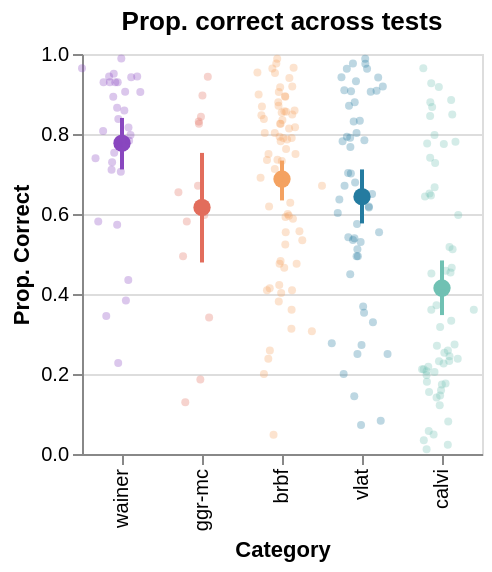

Notebook code cell kept with this figure:
### Code cell
test_order = list(assessment_color_map.keys())
test_domain_colors = list(assessment_color_map.values())

def create_test_accuracy_chart(ci_df, item_level_data, domain_order, test_domain_colors=[]):
    """ Generate chart for point estimate and confidence intervals overlayed with item level scatteplots
    """
    # Create dot+error bar plot
    chart = alt.Chart(ci_df).mark_point(filled=True, size=75, opacity=1).encode(
        x=alt.X('category:N', title='Category', scale=alt.Scale(domain=domain_order)),
        y=alt.Y('mean:Q', title='Prop. Correct'),
        color=alt.Color('category:N', scale=alt.Scale(domain=domain_order, range=test_domain_colors), legend=None),
    ) + alt.Chart(ci_df).mark_rule(strokeWidth=2).encode(
        x=alt.X('category:N'),
        y=alt.Y('ci_lower:Q'),
        y2='ci_upper:Q',
        color=alt.Color('category:N', legend=None),
        opacity=alt.value(1)
    )

    scatter_plot = alt.Chart(item_level_data).mark_point(filled=True).encode(
        x=alt.X('category:N', title='Category'),
        y=alt.Y("is_correct:Q",),
        xOffset="jitter:Q",
        color=alt.Color('category:N', legend=None),
        size=alt.value(16),
        opacity=alt.value(0.3)
    )
    return (chart + scatter_plot)

test_item_level_data['jitter'] = test_item_level_data.apply(
    lambda _ : box_muller(),
    axis=1
)

test_type_performance = create_test_accuracy_chart(
    test_ci_df, test_item_level_data, test_order, test_domain_colors
).properties(
    width=40*5, height=200, title=f"Prop. correct across tests",
)
test_type_performance.save("./figures/test_type_performance.pdf")
test_type_performance

### Figure 1 — Vega-Lite specification as saved in the notebook (floating-point values rounded to 4 significant figures; data arrays with more than 128 entries replaced by an {"elided": "..."} marker saying what was removed)
{"config": {"view": {"continuousWidth": 300, "continuousHeight": 300}}, "layer": [{"mark": {"type": "point", "filled": true, "opacity": 1, "size": 75}, "encoding": {"color": {"field": "category", "legend": null, "scale": {"domain": ["wainer", "ggr-mc", "brbf", "vlat", "calvi"], "range": ["#8947BF", "#e26d5c", "#f4a261", "#247ba0", "#70c1b3"]}, "type": "nominal"}, "x": {"field": "category", "scale": {"domain": ["wainer", "ggr-mc", "brbf", "vlat", "calvi"]}, "title": "Category", "type": "nominal"}, "y": {"field": "mean", "title": "Prop. Correct", "type": "quantitative"}}}, {"mark": {"type": "rule", "strokeWidth": 2}, "encoding": {"color": {"field": "category", "legend": null, "type": "nominal"}, "opacity": {"value": 1}, "x": {"field": "category", "type": "nominal"}, "y": {"field": "ci_lower", "type": "quantitative"}, "y2": {"field": "ci_upper"}}}, {"data": {"name": "data-498523257d4d6ebb0218be7352d5dc03"}, "mark": {"type": "point", "filled": true}, "encoding": {"color": {"field": "category", "legend": null, "type": "nominal"}, "opacity": {"value": 0.3}, "size": {"value": 16}, "x": {"field": "category", "title": "Category", "type": "nominal"}, "xOffset": {"field": "jitter", "type": "quantitative"}, "y": {"field": "is_correct", "type": "quantitative"}}}], "data": {"name": "data-01944d4b12ba972ce1829cf88f2e9cc0"}, "height": 200, "title": "Prop. correct across tests", "width": 200, "$schema": "https://vega.github.io/schema/vega-lite/v5.20.1.json", "datasets": {"data-01944d4b12ba972ce1829cf88f2e9cc0": [{"category": "wainer", "mean": 0.7771, "ci_upper": 0.8402, "ci_lower": 0.7114}, {"category": "brbf", "mean": 0.6874, "ci_upper": 0.7336, "ci_lower": 0.634}, {"category": "ggr-mc", "mean": 0.6164, "ci_upper": 0.7527, "ci_lower": 0.4788}, {"category": "vlat", "mean": 0.6433, "ci_upper": 0.7114, "ci_lower": 0.5764}, {"category": "calvi", "mean": 0.4149, "ci_upper": 0.4839, "ci_lower": 0.3473}], "data-498523257d4d6ebb0218be7352d5dc03": {"elided": "230 records"}}}
